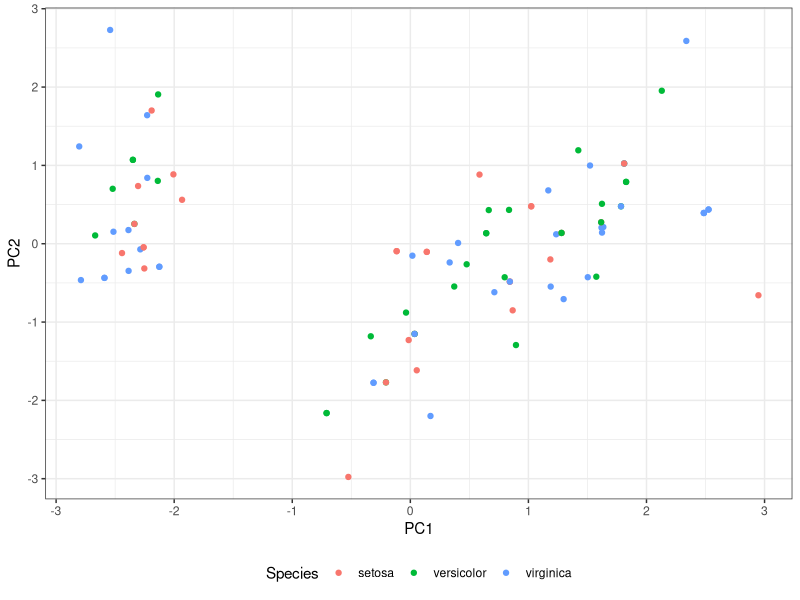
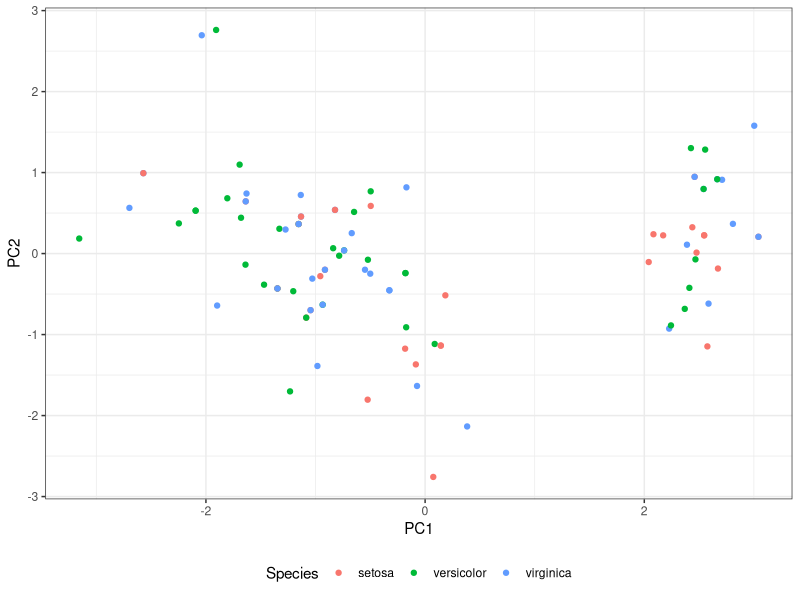
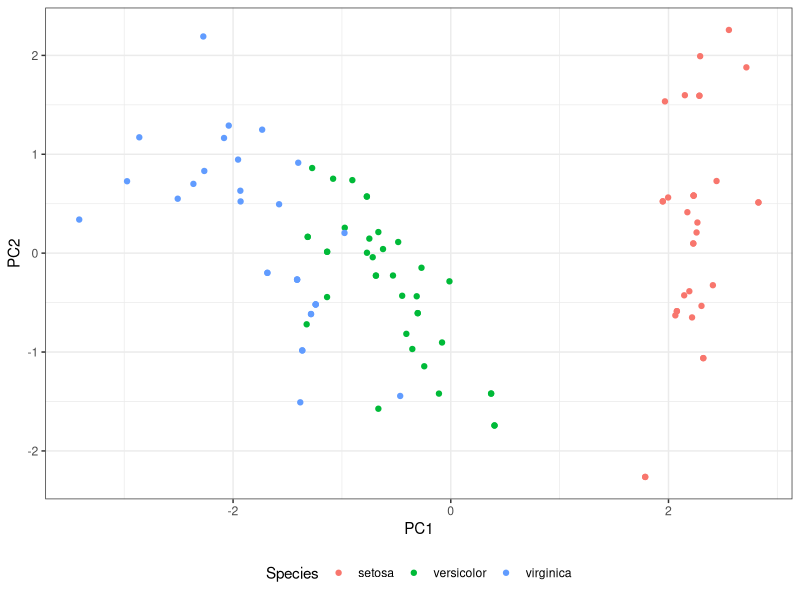
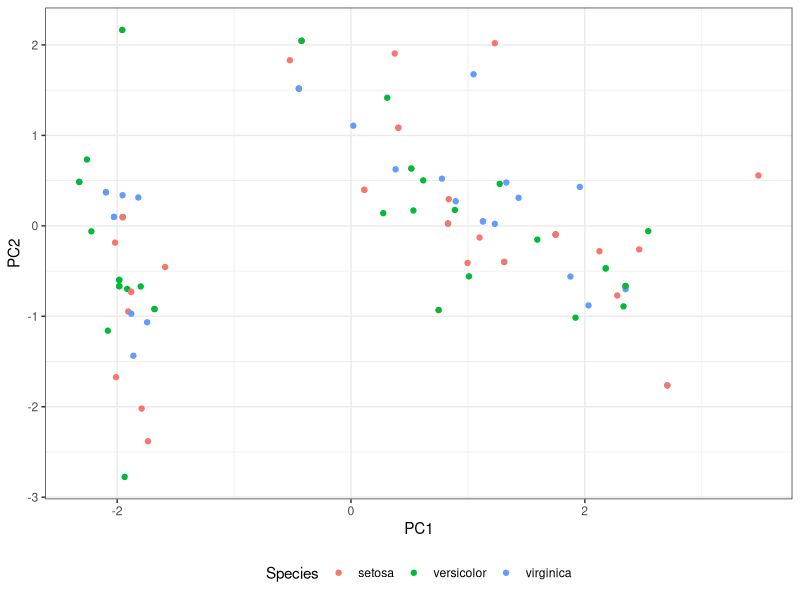
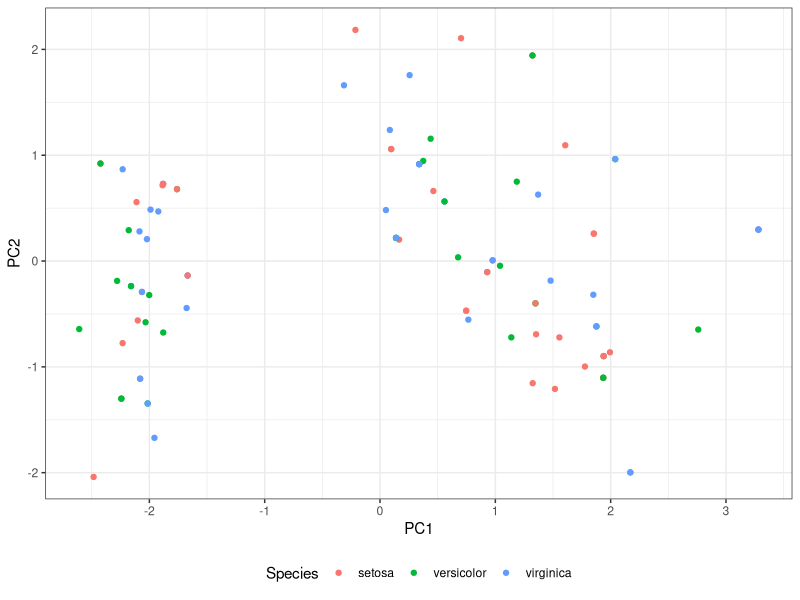
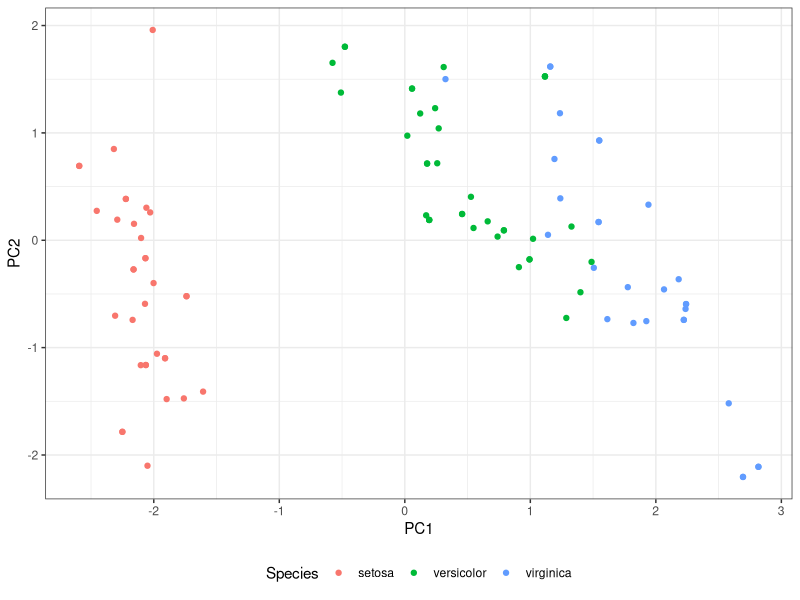
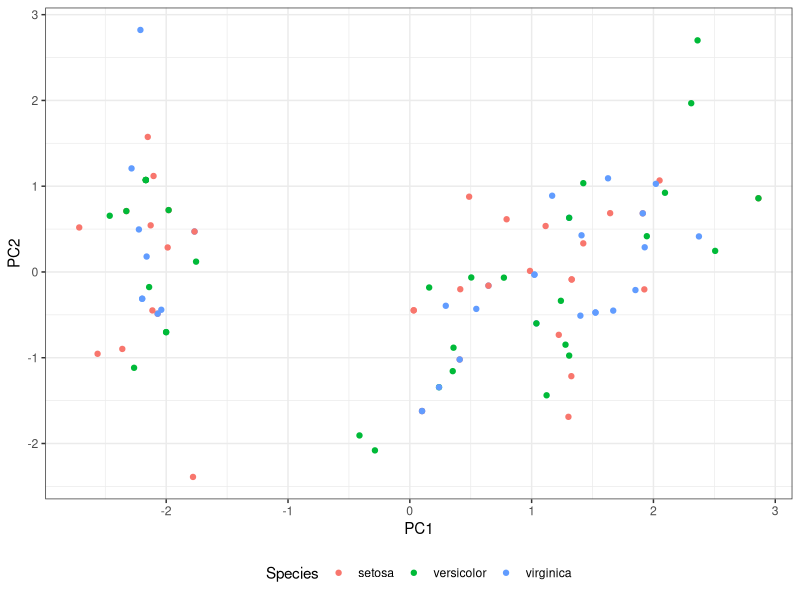
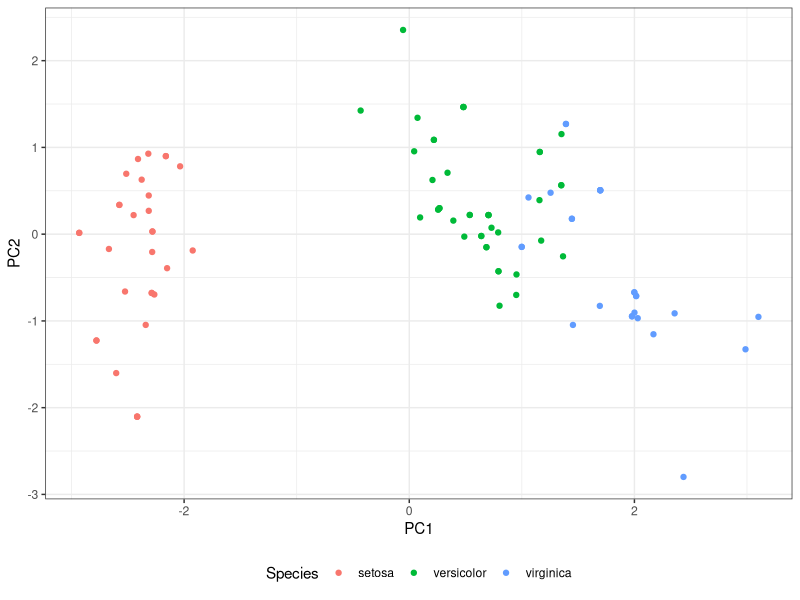

Write the R code that produced these figures, in order. (Note: this script raises an error after producing the figures.)
## ---- chunk 1
library(tidyverse)
theme_set(theme_bw() +
            theme(legend.position = "bottom"))
## ---- chunk 2
bootstrap_iris_y = function(){
  res = iris[sample(seq_len(nrow(iris)), size = 100, replace = TRUE), ] ## Subset 100 rows with replacement
  res$Species = sample(res$Species) ## Further randomise the response
  return(res)
}

bootstrap_iris_all = function(){
  res = iris[sample(seq_len(nrow(iris)), size = 100, replace = TRUE), ] ## Subset 100 rows with replacement
  return(res)
}

plot_iris_lda = function(data){
  pca_obj = prcomp(x = data %>% dplyr::select(-Species), center = TRUE, scale. = TRUE)
  pca_tbl = pca_obj$x[,1:2] %>% as.data.frame %>% as_tibble()
  plotdf = data %>% bind_cols(pca_tbl)
  
  plotdf %>% 
    ggplot(aes(x = PC1, y = PC2, colour = Species)) +
    geom_point()
}

lineup_iris_plots = function(index){
  stopifnot(all(index %in% c(0, 1)))
  if(index == 0){ ## Null oplot
    plot_iris_lda(data = bootstrap_iris_y())
  } else { ## True oplot
    plot_iris_lda(data = bootstrap_iris_all())
  }
}
## ---- chunk 3
set.seed(123)
num_true = 100
num_null = 100
index = sample(c(rep(1, num_true), rep(0, num_null)))
n = length(index)
cat("True plots are:", paste0(which(index == 1), collapse = ", "))
n_digits = floor(log10(n)) + 1L
exp_num = sprintf(paste0("%0", n_digits, "d"), seq_len(n))
filename = paste0("figures/train/", exp_num, ".png")

for(i in seq_along(index)){
  g = lineup_iris_plots(index = index[i])
  ggsave(filename = filename[i],
         plot = g, width = 5, height = 5)
}

train_tbl = tibble(
  index,
  exp_num,
  filename)
## ---- chunk 4
set.seed(123)
num_true = 10
num_null = 10
index = sample(c(rep(1, num_true), rep(0, num_null)))
n = length(index)
cat("True plots are:", paste0(which(index == 1), collapse = ", "))
n_digits = floor(log10(n)) + 1L
exp_num = sprintf(paste0("%0", n_digits, "d"), seq_len(n))
filename = paste0("figures/test/", exp_num, ".png")

for(i in seq_along(index)){
  g = lineup_iris_plots(index = index[i])
  ggsave(filename = filename[i],
         plot = g, width = 5, height = 5)
}

test_tbl = tibble(
  index,
  exp_num,
  filename)
## ---- chunk 5
write_csv(train_tbl, path = "data/iris_lineup_train.csv")
write_csv(test_tbl, path = "data/iris_lineup_test.csv")
## ---- chunk 6
sessioninfo::session_info()
